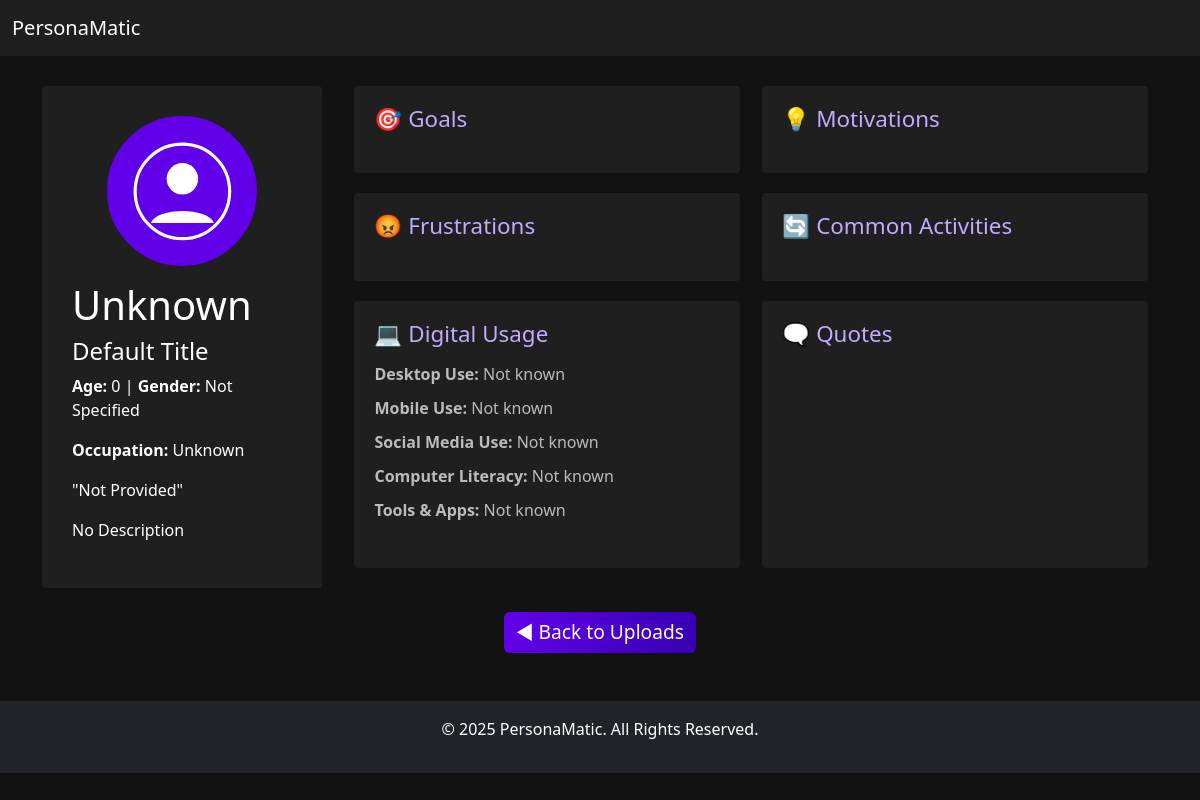
Page /api/persona/9 on the earlier database version.
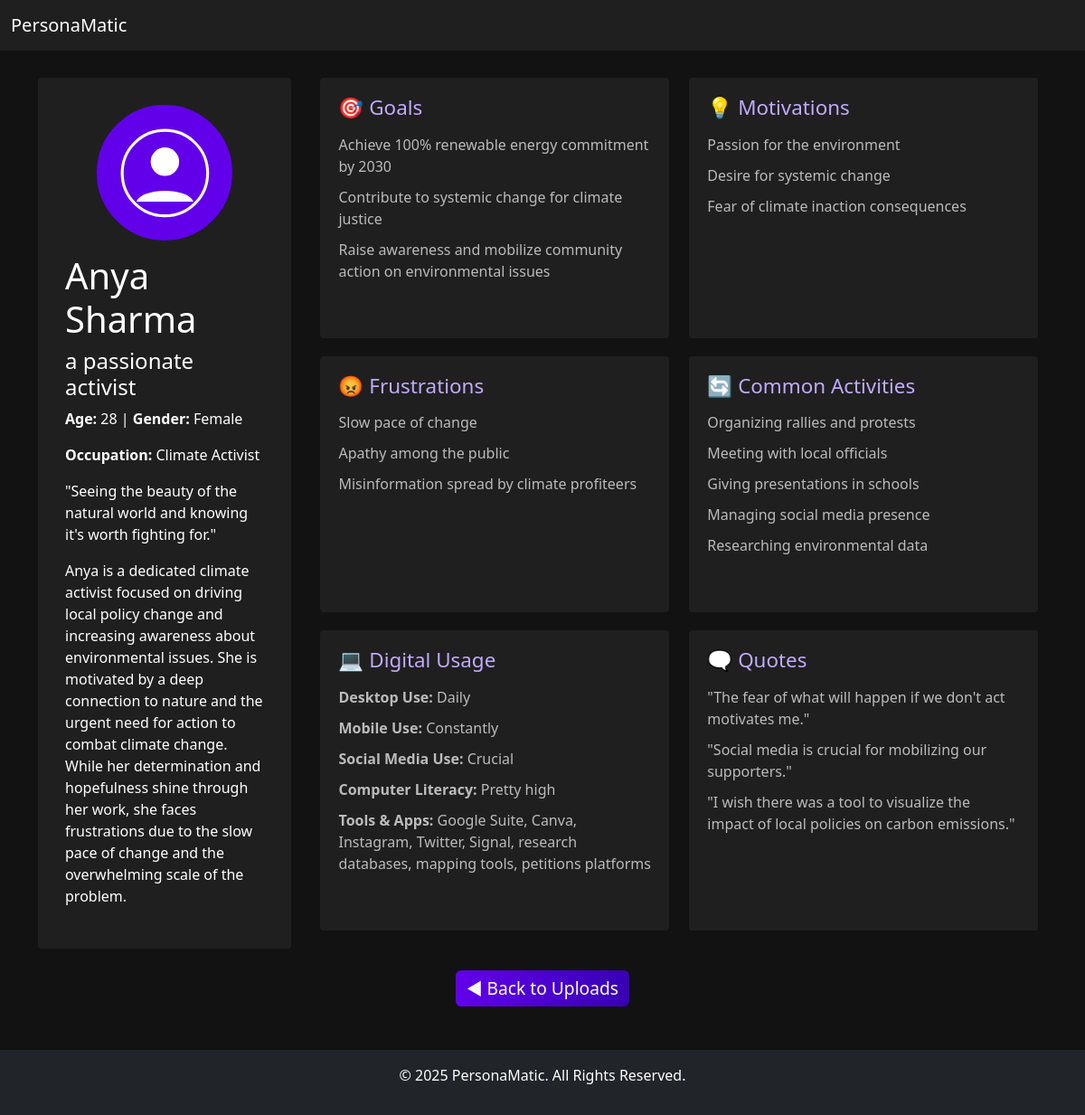
Same page on the later database version.
### app/models/personas.py (models this page shows)
class PersonasBaseData(db.Model):
    __tablename__ = 'personas_base_data'
    id = db.Column(db.Integer, primary_key=True, autoincrement=True)
    user_id = db.Column(db.Integer, db.ForeignKey('users.id'), nullable=False)
    photo = db.Column(db.String(255), nullable=False)
    name = db.Column(db.String(100), nullable=False)
    additional_title = db.Column(db.String(200), nullable=False)
    description = db.Column(db.Text)
    age = db.Column(db.Integer)
    gender = db.Column(db.String(50))
    occupation = db.Column(db.String(100))
    quote_summarized = db.Column(db.Text, nullable=False)
    created_at = db.Column(db.DateTime, default=datetime.utcnow, nullable=False)
    updated_at = db.Column(db.DateTime, default=datetime.utcnow, onupdate=datetime.utcnow)
    goals = db.relationship('PersonaGoals', backref='persona', cascade="all, delete-orphan")
    motivations = db.relationship('PersonaMotivations', backref='persona', cascade="all, delete-orphan")
    frustrations = db.relationship('PersonaFrustrations', backref='persona', cascade="all, delete-orphan")
    activities = db.relationship('PersonaActivities', backref='persona', cascade="all, delete-orphan")
    digital_use = db.relationship('PersonaDigitalUse', backref='persona', cascade="all, delete-orphan")
    persona_quotes = db.relationship('PersonaQuotes', backref='persona', cascade="all, delete-orphan")

class PersonaGoals(db.Model):
    __tablename__ = 'persona_goals'
    id = db.Column(db.Integer, primary_key=True, autoincrement=True)
    persona_id = db.Column(db.Integer, db.ForeignKey('personas_base_data.id'), nullable=False)
    goal_01 = db.Column(db.Text, nullable=False)
    goal_02 = db.Column(db.Text)
    goal_03 = db.Column(db.Text)
    created_at = db.Column(db.DateTime, default=datetime.utcnow, nullable=False)
    updated_at = db.Column(db.DateTime, default=datetime.utcnow, onupdate=datetime.utcnow)

class PersonaMotivations(db.Model):
    __tablename__ = 'persona_motivations'
    id = db.Column(db.Integer, primary_key=True, autoincrement=True)
    persona_id = db.Column(db.Integer, db.ForeignKey('personas_base_data.id'), nullable=False)
    motivation_01 = db.Column(db.Text, nullable=False)
    motivation_02 = db.Column(db.Text)
    motivation_03 = db.Column(db.Text)
    created_at = db.Column(db.DateTime, default=datetime.utcnow, nullable=False)
    updated_at = db.Column(db.DateTime, default=datetime.utcnow, onupdate=datetime.utcnow)

class PersonaFrustrations(db.Model):
    __tablename__ = 'persona_frustrations'
    id = db.Column(db.Integer, primary_key=True, autoincrement=True)
    persona_id = db.Column(db.Integer, db.ForeignKey('personas_base_data.id'), nullable=False)
    frustration_01 = db.Column(db.Text, nullable=False)
    frustration_02 = db.Column(db.Text)
    frustration_03 = db.Column(db.Text)
    created_at = db.Column(db.DateTime, default=datetime.utcnow, nullable=False)
    updated_at = db.Column(db.DateTime, default=datetime.utcnow, onupdate=datetime.utcnow)

class PersonaActivities(db.Model):
    __tablename__ = 'persona_activities'
    id = db.Column(db.Integer, primary_key=True, autoincrement=True)
    persona_id = db.Column(db.Integer, db.ForeignKey('personas_base_data.id'), nullable=False)
    activity_01 = db.Column(db.Text, nullable=True)
    activity_02 = db.Column(db.Text, nullable=True)
    activity_03 = db.Column(db.Text, nullable=True)
    activity_04 = db.Column(db.Text, nullable=True)
    activity_05 = db.Column(db.Text, nullable=True)
    created_at = db.Column(db.DateTime, default=datetime.utcnow, nullable=False)
    updated_at = db.Column(db.DateTime, default=datetime.utcnow, onupdate=datetime.utcnow)

class PersonaDigitalUse(db.Model):
    __tablename__ = 'persona_digital_use'
    id = db.Column(db.Integer, primary_key=True, autoincrement=True)
    persona_id = db.Column(db.Integer, db.ForeignKey('personas_base_data.id'), nullable=False)
    desktop_use = db.Column(db.Text, nullable=False, default="Not known")
    mobile_use = db.Column(db.Text, nullable=False, default="Not known")
    social_media_use = db.Column(db.Text, nullable=False, default="Not known")
    computer_literacy = db.Column(db.Text, nullable=False, default="Not known")
    frequently_used_tools_and_apps = db.Column(db.Text, nullable=False, default="Not known")
    created_at = db.Column(db.DateTime, default=datetime.utcnow, nullable=False)
    updated_at = db.Column(db.DateTime, default=datetime.utcnow, onupdate=datetime.utcnow)

class PersonaQuotes(db.Model):
    __tablename__ = 'persona_quotes'
    id = db.Column(db.Integer, primary_key=True, autoincrement=True)
    persona_id = db.Column(db.Integer, db.ForeignKey('personas_base_data.id'), nullable=False)
    quote_01 = db.Column(db.Text, nullable=True)
    quote_02 = db.Column(db.Text, nullable=True)
    quote_03 = db.Column(db.Text, nullable=True)
    created_at = db.Column(db.DateTime, default=datetime.utcnow, nullable=False)
    updated_at = db.Column(db.DateTime, default=datetime.utcnow, onupdate=datetime.utcnow)

### app/routes/personas.py (the view)
@personas_bp.route('/persona/<int:persona_id>', methods=['GET'])
def view_persona(persona_id):
    persona = PersonasBaseData.query.get_or_404(persona_id)
    persona_data = {
        "id": persona.id,
        "photo": persona.photo,
        "name": persona.name,
        "additional_title": persona.additional_title,
        "description": persona.description,
        "age": persona.age,
        "gender": persona.gender,
        "occupation": persona.occupation,
        "quote_summarized": persona.quote_summarized,
        "created_at": persona.created_at.strftime("%Y-%m-%d %H:%M:%S"),
        "updated_at": persona.updated_at.strftime("%Y-%m-%d %H:%M:%S"),
        "goals": [persona.goals[0].goal_01, persona.goals[0].goal_02, persona.goals[0].goal_03] if persona.goals else [],
        "motivations": [persona.motivations[0].motivation_01, persona.motivations[0].motivation_02, persona.motivations[0].motivation_03] if persona.motivations else [],
        "frustrations": [persona.frustrations[0].frustration_01, persona.frustrations[0].frustration_02, persona.frustrations[0].frustration_03] if persona.frustrations else [],
        "activities": [persona.activities[0].activity_01, persona.activities[0].activity_02, persona.activities[0].activity_03, persona.activities[0].activity_04, persona.activities[0].activity_05] if persona.activities else [],
        "digital_use": {
            "desktop_use": persona.digital_use[0].desktop_use if persona.digital_use else "Not known",
            "mobile_use": persona.digital_use[0].mobile_use if persona.digital_use else "Not known",
            "social_media_use": persona.digital_use[0].social_media_use if persona.digital_use else "Not known",
            "computer_literacy": persona.digital_use[0].computer_literacy if persona.digital_use else "Not known",
            "frequently_used_tools_and_apps": persona.digital_use[0].frequently_used_tools_and_apps if persona.digital_use else "Not known"
        },
        "persona_quotes": [persona.persona_quotes[0].quote_01, persona.persona_quotes[0].quote_02, persona.persona_quotes[0].quote_03] if persona.persona_quotes else []
    }
    return render_template("persona.html", persona=persona_data)

### app/templates/persona.html (shortened to what this page needs)
<!DOCTYPE html>
<html lang="en">
<head>
    <link href="https://cdn.jsdelivr.net/npm/bootstrap@5.3.2/dist/css/bootstrap.min.css" rel="stylesheet">
    <link href="{{ url_for('static', filename='css/custom.css') }}" rel="stylesheet">
</head>
<body>
    <nav class="navbar navbar-expand-lg bg-body-tertiary">
        <div class="container-fluid">
            <a class="navbar-brand" href="/">PersonaMatic</a>
        </div>
    </nav>
    <div class="container persona-container">
        <div class="persona-card">
            <div class="avatar-placeholder">
                <svg viewBox="0 0 64 64" xmlns="http://www.w3.org/2000/svg">
                    <circle cx="32" cy="32" r="30" stroke="white" stroke-width="2" fill="none"/>
                    <circle cx="32" cy="24" r="10" fill="white"/>
                    <path d="M12,52 C16,42 48,42 52,52" fill="white"/>
                </svg>
            </div>
            <h1>{{ persona.name }}</h1>
            <h4>{{ persona.additional_title }}</h4>
            <p><strong>Age:</strong> {{ persona.age }} | <strong>Gender:</strong> {{ persona.gender }}</p>
            <p><strong>Occupation:</strong> {{ persona.occupation }}</p>
            <blockquote>"{{ persona.quote_summarized }}"</blockquote>
            <p>{{ persona.description }}</p>
        </div>
        <div class="persona-section">
            <div class="persona-box">
                <h3>🎯 Goals</h3>
                <ul>
                    {% for goal in persona.goals %}
                        <li>{{ goal }}</li>
                    {% endfor %}
                </ul>
            </div>
            <div class="persona-box">
                <h3>💡 Motivations</h3>
                <ul>
                    {% for motivation in persona.motivations %}
                        <li>{{ motivation }}</li>
                    {% endfor %}
                </ul>
            </div>
            <div class="persona-box">
                <h3>😡 Frustrations</h3>
                <ul>
                    {% for frustration in persona.frustrations %}
                        <li>{{ frustration }}</li>
                    {% endfor %}
                </ul>
            </div>
            <div class="persona-box">
                <h3>🔄 Common Activities</h3>
                <ul>
                    {% for activity in persona.activities %}
                        <li>{{ activity }}</li>
                    {% endfor %}
                </ul>
            </div>
            <div class="persona-box">
                <h3>💻 Digital Usage</h3>
                <ul>
                    <li><strong>Desktop Use:</strong> {{ persona.digital_use.desktop_use }}</li>
                    <li><strong>Mobile Use:</strong> {{ persona.digital_use.mobile_use }}</li>
                    <li><strong>Social Media Use:</strong> {{ persona.digital_use.social_media_use }}</li>
                    <li><strong>Computer Literacy:</strong> {{ persona.digital_use.computer_literacy }}</li>
                    <li><strong>Tools & Apps:</strong> {{ persona.digital_use.frequently_used_tools_and_apps }}</li>
                </ul>
            </div>
            <div class="persona-box">
                <h3>🗨 Quotes</h3>
                <ul>
                    {% for quote in persona.persona_quotes %}
                        <li>"{{ quote }}"</li>
                    {% endfor %}
                </ul>
            </div>
        </div>
    </div>
    <div class="container mt-4 text-center">
        <a href="/api/uploads-list" class="btn btn-primary cta-button">
            ◀ Back to Uploads
        </a>
    </div>
    <footer class="bg-dark text-white text-center py-3 mt-5">
        <p>&copy; 2025 PersonaMatic. All Rights Reserved.</p>
    </footer>
</body>
</html>

### app/static/css/custom.css (style rules this page uses)
body { background-color: #121212; color: #ffffff; }
.navbar { background-color: #1f1f1f !important; }
.navbar-brand, .nav-link { color: #ffffff !important; }
.btn-primary { background: linear-gradient(90deg, #6200ea, #3700b3); border: none; font-size: 1.2rem; transition: all 0.2s ease-in-out; }
.persona-container { display: flex; justify-content: space-between; margin-top: 30px; }
.persona-card { background: #1f1f1f; padding: 30px; border-radius: 4px; width: 25%; min-width: 280px; }
.avatar-placeholder { width: 150px; height: 150px; border-radius: 50%; background: #6200ea; display: flex; justify-content: center; align-items: center; margin: 0 auto 15px; border: 3px solid #6200ea; }
.avatar-placeholder svg { width: 70%; height: 70%; fill: #ffffff; }
.persona-section { display: flex; flex-wrap: wrap; justify-content: space-between; width: 72%; }
.persona-box { background: #1f1f1f; padding: 20px; border-radius: 4px; flex: 1; min-width: 280px; max-width: 48%; margin-bottom: 20px; margin-right: 10px; }
.persona-box h3 { color: #c2aaff; font-size: 1.4rem; margin-bottom: 10px; }
.persona-box ul { list-style: none; padding: 0; }
.persona-box li { padding: 5px 0; color: #bbbbbb; }

Differences in the rows shown:
changed PersonasBaseData: name "Unknown" → "Anya Sharma"; additional_title "Default Title" → "a passionate activist"; gender "Not Specified" → "Female"; occupation "Unknown" → "Climate Activist"; quote_summarized "Not Provided" → "Seeing the beauty of the natural world and knowing it's worth fighting for."; description "No Description" → "Anya is a dedicated climate activist focused on driving local policy change and increasing awareness about environmental issues. She is motivated by a deep connection to nature and the urgent need for action to combat climate change. While her determination and hopefulness shine through her work, she faces frustrations due to the slow pace of change and the overwhelming scale of the problem."
now on this page (row edited): PersonaGoals: goal_01 "Achieve 100% renewable energy commitment by 2030", goal_02 "Contribute to systemic change for climate justice", goal_03 "Raise awareness and mobilize community action on environmental issues"
now on this page (row edited): PersonaMotivations: motivation_01 "Passion for the environment", motivation_02 "Desire for systemic change", motivation_03 "Fear of climate inaction consequences"
now on this page (row edited): PersonaFrustrations: frustration_01 "Slow pace of change", frustration_02 "Apathy among the public", frustration_03 "Misinformation spread by climate profiteers"
now on this page (row edited): PersonaActivities: activity_01 "Organizing rallies and protests", activity_02 "Meeting with local officials", activity_03 "Giving presentations in schools", activity_04 "Managing social media presence", activity_05 "Researching environmental data"
added PersonaDigitalUse: digital_use.desktop_use "Daily", digital_use.mobile_use "Constantly", digital_use.social_media_use "Crucial", digital_use.computer_literacy "Pretty high", digital_use.frequently_used_tools_and_apps "Google Suite, Canva, Instagram, Twitter, Signal, research databases, mapping tools, petitions platforms"
added PersonaQuotes: quote_01 "The fear of what will happen if we don't act motivates me.", quote_02 "Social media is crucial for mobilizing our supporters.", quote_03 "I wish there was a tool to visualize the impact of local policies on carbon emissions."
Other differences:
{{ persona.age }}: "0" → "28"
{{ persona.digital_use.desktop_use }}: "Not known" → (not shown)
{{ persona.digital_use.mobile_use }}: "Not known" → (not shown)
{{ persona.digital_use.social_media_use }}: "Not known" → (not shown)
{{ persona.digital_use.computer_literacy }}: "Not known" → (not shown)
{{ persona.digital_use.frequently_used_tools_and_apps }}: "Not known" → (not shown)
